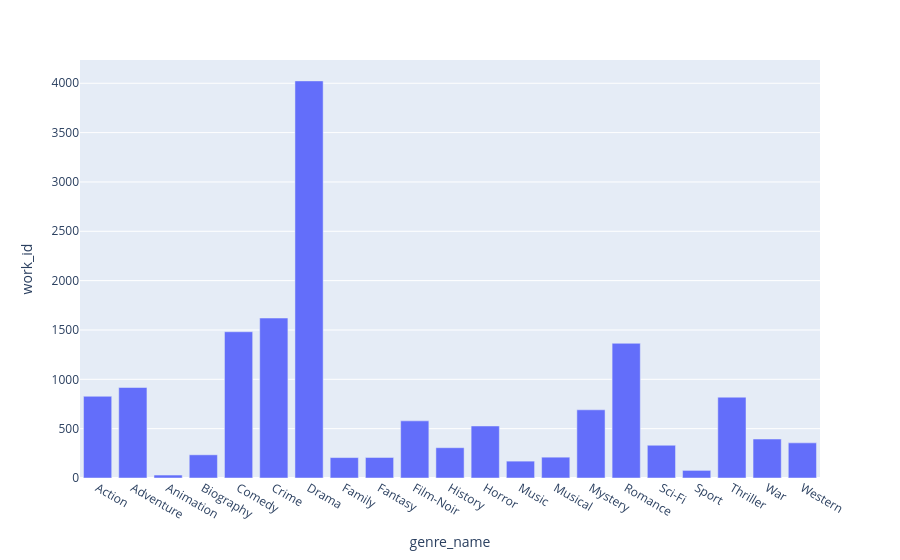

Notebook code for this chart:
### Code cell
fig = px.bar(g, x='genre_name', y='work_id')
fig.show()

### Figure 1 — Plotly figure (JSON) as saved in the notebook; plotly's stock layout.template omitted (floating-point values rounded to 4 significant figures)
{"data": [{"hovertemplate": "genre_name=%{x}<br>work_id=%{y}<extra></extra>", "legendgroup": "", "marker": {"color": "#636efa", "pattern": {"shape": ""}}, "name": "", "orientation": "v", "showlegend": false, "textposition": "auto", "type": "bar", "x": ["Action", "Adventure", "Animation", "Biography", "Comedy", "Crime", "Drama", "Family", "Fantasy", "Film-Noir", "History", "Horror", "Music", "Musical", "Mystery", "Romance", "Sci-Fi", "Sport", "Thriller", "War", "Western"], "xaxis": "x", "y": [828, 917, 30, 235, 1482, 1621, 4024, 207, 208, 579, 307, 527, 171, 211, 691, 1365, 332, 77, 819, 395, 356], "yaxis": "y"}], "layout": {"barmode": "relative", "legend": {"tracegroupgap": 0}, "margin": {"t": 60}, "xaxis": {"anchor": "y", "domain": [0, 1], "title": {"text": "genre_name"}}, "yaxis": {"anchor": "x", "domain": [0, 1], "title": {"text": "work_id"}}}}
